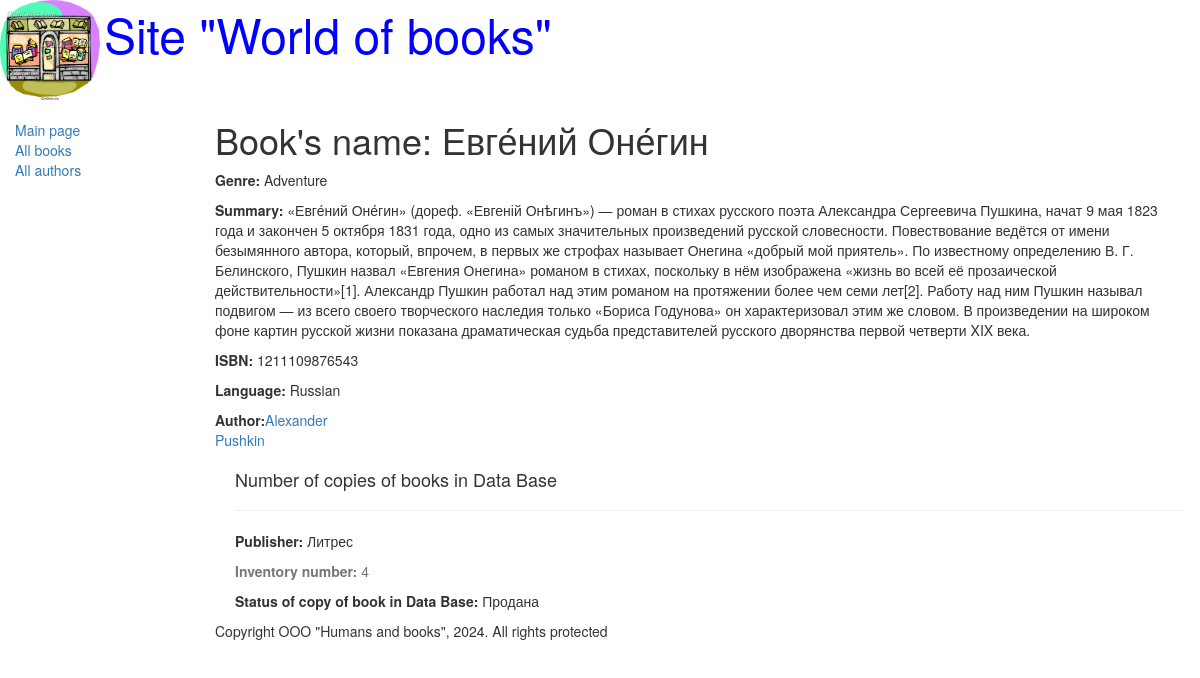
/book/4, run on the app's committed database.
### catalog/models.py (models this page shows, shortened)
class Book(models.Model):
    title = models.CharField(max_length=200, help_text="Enter book's name", verbose_name="Book's name")
    genre = models.ForeignKey("Genre", on_delete=models.CASCADE, help_text="Choose genre for book", verbose_name="Book's genre", null=True)
    language = models.ForeignKey("Language", on_delete=models.CASCADE, help_text="Choose language for book", verbose_name="Book's language", null=True)
    author = models.ManyToManyField("Author", help_text="Choose book's author", verbose_name="Book's author")
    summary = models.TextField(max_length=1000, help_text="Enter summary for book", verbose_name="Book's summary")
    isbn = models.CharField(max_length=13, help_text="it's should to consist of 13 charcaters", verbose_name="Book's ISBN")
    def display_author(self):
        return ', '.join([author.last_name for author in self.author.all()])
    display_author.short_description = 'Authors'

class Genre(models.Model):
    name = models.CharField(max_length=200, help_text="Enter book genre's", verbose_name="Book's genre")
    def __str__(self):
        return self.name

class Language(models.Model):
    name = models.CharField(max_length=20, help_text="Enter book's language", verbose_name="Book's language")
    def __str__(self) -> str:
        return self.name

class Author(models.Model):
    first_name = models.CharField(max_length=100, help_text="Enter author first name", verbose_name="Author first name")
    last_name = models.CharField(max_length=100, help_text="Enter author last name", verbose_name="Author last name")
    date_of_birth = models.DateField(help_text="Enter birth date", verbose_name="Date of birth", null=True, blank=True)
    date_of_death = models.DateField(help_text="Enter death date", verbose_name="Date of death", null=True, blank=True)

class BookInstance(models.Model):
    book = models.ForeignKey("Book", on_delete=models.CASCADE, null=True)
    inv_nom = models.CharField(max_length=20, help_text="Enter book's inventory number", verbose_name="Inventory number")
    imprint = models.CharField(max_length=200, help_text="Enter publisher and year of issue", verbose_name="Publisher")
    status = models.ForeignKey("Status", on_delete=models.CASCADE, null=True)
    due_back = models.DateField(null=True, blank=True)

class Status(models.Model):
    name = models.CharField(max_length=20, help_text="Enter book's status", verbose_name="Book's status")
    def __str__(self) -> str:
        return self.name

### catalog/views.py (the view)
# urls.py: url(r'^book/(?P<pk>\d+)$', views.BookDetailView.as_view(), name='book-detail')
class BookDetailView(generic.DetailView):
    model = Book

### catalog/templates/catalog/book_detail.html (shortened to what this page needs)
{% extends "base_generic.html" %}
{% block content %}
    <h1>Book's name: {{ book.title }}</h1>
    <p><strong>Genre:</strong> {{ book.genre }}</p>
    <p><strong>Summary:</strong> {{ book.summary }}</p>
    <p><strong>ISBN:</strong> {{ book.isbn }}</p>
    <p><strong>Language:</strong> {{ book.language }}</p>
    {% for author in book.author.all %}
        <p><strong>Author:</strong><a href="">{{ author.first_name }}<br>{{ author.last_name }}</a></p>
    {% endfor %}
    <div style="margin-left:20px;margin-top:20px;">
        <h4>Number of copies of books in Data Base</h4>
        {% for copy in book.bookinstance_set.all %}
            <hr>
        <p><strong>Publisher:</strong> {{ copy.imprint }}</p>
        <p class="text-muted"><strong>Inventory number:</strong> {{ copy.id }}</p>
        <p><strong>Status of copy of book in Data Base:</strong> {{ copy.status }}</p>
        {% endfor %}
    </div>
{% endblock %}

### data on the page
Book: title "Евге́ний Оне́гин", genre "Adventure", summary "«Евге́ний Оне́гин» (дореф. «Евгеній Онѣгинъ») — роман в стихах русского поэта Александра Сергеевича Пушкина, начат 9 мая 1823 года и закончен 5 октября 1831 года, одно из самых значительных произведений русской словесности. Повествование ведётся от имени безымянного автора, который, впрочем, в первых же строфах называет Онегина «добрый мой приятель». По известному определению В. Г. Белинского, Пушкин назвал «Евгения Онегина» романом в стихах, поскольку в нём изображена «жизнь во всей её прозаической действительности»[1]. Александр Пушкин работал над этим романом на протяжении более чем семи лет[2]. Работу над ним Пушкин называл подвигом — из всего своего творческого наследия только «Бориса…", isbn "1211109876543", language "Russian"
Author: first_name "Alexander", last_name "Pushkin"
BookInstance: imprint "Литрес", id "4", status "Продана"
